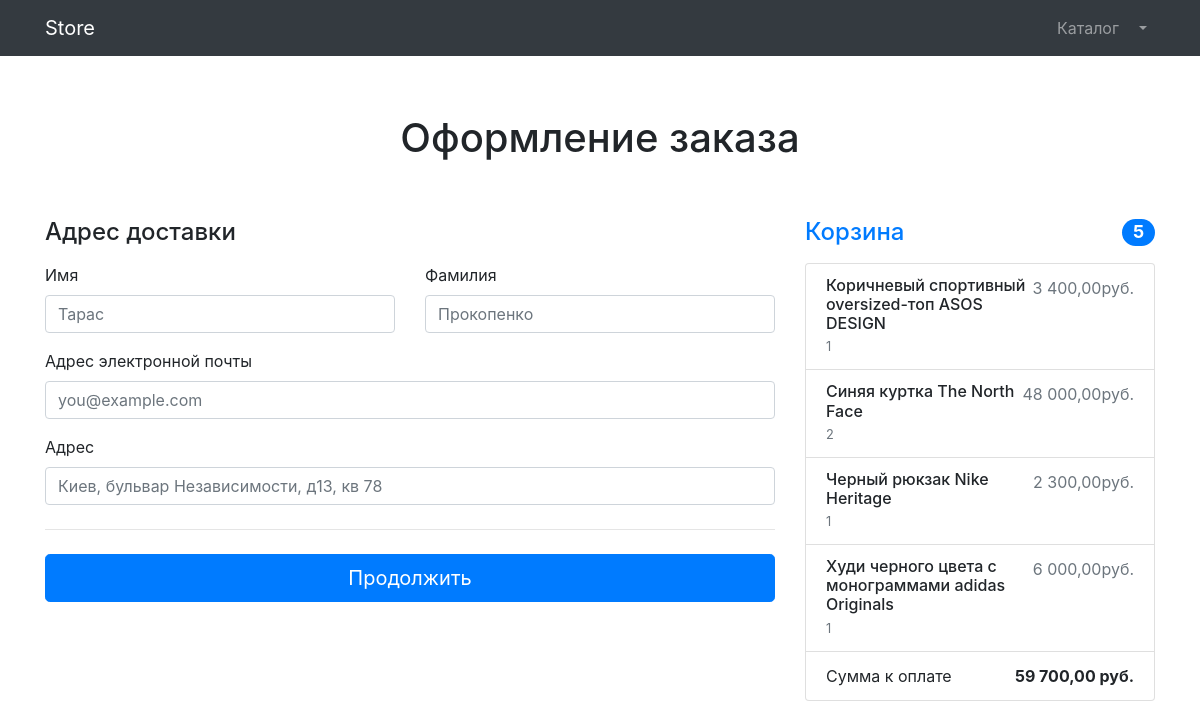
Screenshot of /orders/order-create/ (signed in) with the database file from the repository.
### products/models.py (models this page shows, shortened)
class Basket(models.Model):
    user = models.ForeignKey(to=User, on_delete=models.CASCADE)
    product = models.ForeignKey(to=Product, on_delete=models.CASCADE)
    quantity = models.PositiveSmallIntegerField(default=0)
    created_timestamp = models.DateTimeField(auto_now_add=True)
    objects = BasketQuerySet.as_manager()
    def summa(self):
        return self.product.price * self.quantity

class Product(models.Model):
    name = models.CharField(max_length=256)
    slug = models.SlugField(max_length=256, unique=True, db_index=True)
    description = models.TextField()
    price = models.DecimalField(max_digits=10, decimal_places=2)
    quantity = models.PositiveIntegerField(default=0)
    image = models.ImageField(upload_to='products_images')
    stripe_product_price_id = models.CharField(max_length=128, null=True, blank=True)
    category = models.ForeignKey(to=ProductCategory, on_delete=models.CASCADE)
    is_visible = models.BooleanField(default=True)
    position = models.PositiveSmallIntegerField()
    class Meta:
        verbose_name = 'Product'
        verbose_name_plural = 'Products'

### orders/views.py (the view, shortened to what this page needs)
# urls.py: path('order-create/', OrderCreateView.as_view(), name='order-create'),
class OrderCreateView(TitleMixin, CreateView):
    template_name = 'orders/order-create.html'
    form_class = OrderForm
    success_url = reverse_lazy('orders:order-create')
    title = 'Store - Оформление заказа'

### orders/forms.py
class OrderForm(forms.ModelForm):
    first_name = forms.CharField(widget=forms.TextInput(attrs={'class': 'form-control', 'placeholder': 'Тарас'}))
    last_name = forms.CharField(widget=forms.TextInput(attrs={'class': 'form-control', 'placeholder': 'Прокопенко'}))
    email = forms.EmailField(widget=forms.EmailInput(attrs={'class': 'form-control', 'placeholder': 'you@example.com'}))
    address = forms.CharField(widget=forms.TextInput(attrs={
        'class': 'form-control', 'placeholder': 'Киев, бульвар Независимости, д13, кв 78',
    }))
    class Meta:
        model = Order
        fields = ('first_name', 'last_name', 'email', 'address')

### common/views.py (called while the page is built)
    def get_context_data(self, **kwargs):
        context = super(TitleMixin, self).get_context_data(**kwargs)
        context['title'] = self.title
        return context

### products/context_processors.py (called while the page is built)
def baskets(request):
    user = request.user
    return {'baskets': Basket.objects.filter(user=user) if user.is_authenticated else []}

### products/models.py (called while the page is built)
    def total_sum(self):
        return sum(basket.summa() for basket in self)

    def total_quantity(self):
        return sum(basket.quantity for basket in self)

### orders/templates/orders/order-create.html (shortened to what this page needs)
{% extends 'products/base.html' %}
{% load humanize %}
{% block content %}
    <section>
    <div class="alert alert-warning text-center" role="alert">
    </div>
    <div class="container">
        <div class="py-5 text-center">
            <h1>Оформление заказа</h1>
        </div>
        <div class="row g-5">
            <div class="col-md-5 col-lg-4 order-md-last">
                <h4 class="d-flex justify-content-between align-items-center mb-3">
                    <span class="text-primary">Корзина</span>
                    <span class="badge badge-primary badge-pill text-white">{{ baskets.total_quantity }}</span>
                </h4>
                <ul class="list-group mb-3">
                    {% for basket in baskets %}
                        <li class="list-group-item d-flex justify-content-between lh-sm">
                        <div>
                            <h6 class="my-0">{{ basket.product.name }}</h6>
                            <small class="text-muted">{{ basket.quantity }}</small>
                        </div>
                        <span class="text-muted">{{ basket.summa|intcomma }}руб.</span>
                    </li>
                    {% endfor %}
                    <li class="list-group-item d-flex justify-content-between">
                        <span>Сумма к оплате</span>
                        <strong>{{ baskets.total_sum|intcomma }} руб.</strong>
                    </li>
                </ul>
            </div>
            <div class="col-md-7 col-lg-8">
                <h4 class="mb-3">Адрес доставки</h4>
                <form action="{% url 'orders:order-create' %}" method="post">
                    <div class="row g-3">
                        <div class="col-sm-6">
                            <label for="{{ form.first.name.id_for_label }}" class="form-label">Имя</label>
                            {{ form.first_name }}
                        </div>
                        <div class="col-sm-6">
                            <label for="{{ form.last_name.id_for_label }}" class="form-label">Фамилия</label>
                            {{ form.last_name }}
                        </div>
                        <div class="col-12 mt-3">
                            <label for="{{ form.email.id_for_label }}" class="form-label">Адрес электронной почты</label>
                           {{ form.email }}
                        </div>
                        <div class="col-12 mt-3">
                            <label for="{{ form.email.address }}" class="form-label">Адрес</label>
                            {{ form.address }}
                        </div>
                    </div>
                    <hr class="my-4">
                    <button class="w-100 btn btn-primary btn-lg" type="submit">Продолжить</button>
                </form>
            </div>
        </div>
    </div>
    </section>
{% endblock %}

### rows the page displays
Basket: total_quantity "5", product.name "Коричневый спортивный oversized-топ ASOS DESIGN", quantity "1", summa "3 400,00", total_sum "59 700,00"
Basket: product.name "Синяя куртка The North Face", quantity "2", summa "48 000,00"
Basket: product.name "Черный рюкзак Nike Heritage", quantity "1", summa "2 300,00"
Basket: product.name "Худи черного цвета с монограммами adidas Originals", quantity "1", summa "6 000,00"
